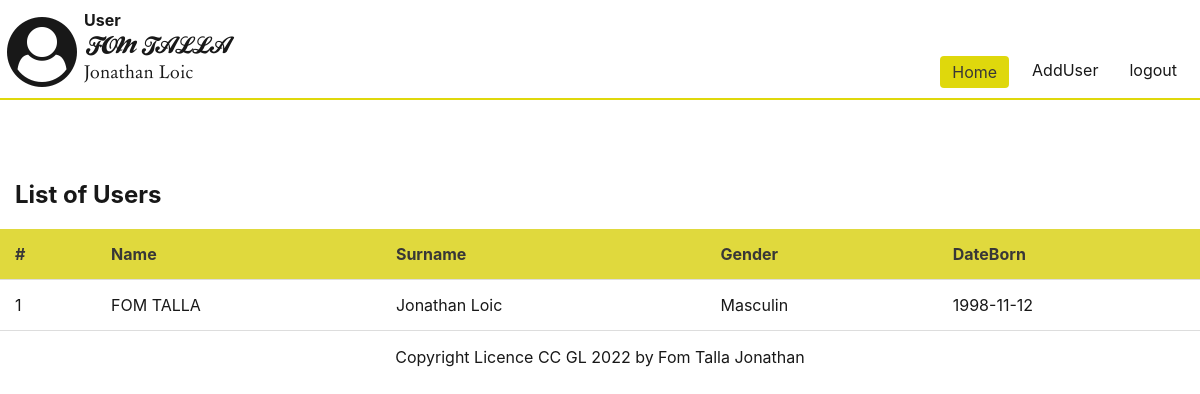
Page /?app=home (signed in) on the committed database.
### tables this page shows
CREATE TABLE IF NOT EXISTS `users` (
  `id` int NOT NULL AUTO_INCREMENT,
  `login` varchar(255) DEFAULT NULL,
  `password` varchar(50) DEFAULT NULL,
  `name` varchar(255) DEFAULT NULL,
  `surname` varchar(255) DEFAULT NULL,
  `datenaiss` date DEFAULT NULL,
  `gender` varchar(255) DEFAULT NULL,
  PRIMARY KEY (`id`),
  UNIQUE KEY `password` (`password`)
);

### index.php (called while the page is built, shortened)
<?php
    include 'init.php';
    include $apps_path['commons'].'/models/User.php';
    require $apps_path['commons'].'/Link.php';
    $user= new User();
    $link = new Link();
    $content = $apps_path['incs'].'/login.php';
    $app = $_REQUEST['app'];
    if (isset($app)) {
        if($_SESSION['user'])
        {
             $fn = $apps_path['incs'].'/'.$app.'.php';
            if (file_exists($fn)) {
                $content = $fn;
            }else{
                $content = $apps_path['incs'].'/error.php';
            }
        }
        else
        {
            $link->errorLink();
        }
    }
    include $apps_path['incs'].'/header.php';
    include $apps_path['incs'].'/nav.php';
    include $content;
    include $apps_path['incs'].'/footer.php';
?>

### config.php (called while the page is built, shortened)
<?php
$core_config['db']['type'] = 'mysql';
$core_config['db']['host'] = 'localhost';
$core_config['db']['port'] = '#DBPORT#';
$core_config['db']['user'] = 'root';
$core_config['db']['pass'] = '';
$core_config['db']['name'] = 'userdata';
$core_config['db']['charset'] = 'utf8';
$core_config['smtp']['relm'] = '';
$core_config['smtp']['user'] = 'willemepapendj@gmail.com';
$core_config['smtp']['pass'] = '';
$core_config['smtp']['host'] = 'smtp.gmail.com';
$core_config['smtp']['port'] = '25';
$core_config['logstate']	= 2;
$core_config['logfile']		= 'reservation.log';
$core_config['logaudit']	= true;
$core_config['logauditfile']	= 'audit.log';
$core_config['ishttps']	= false;
$core_config['webservices_username']	= true;
?>

### init.php (called while the page is built, shortened)
<?php
include "config.php";
$core_config['daemon_process'] = $DAEMON_PROCESS;
$c_php_self = $_SERVER['PHP_SELF'];
$c_http_host = $_SERVER['HTTP_HOST'];
$http_path['base']        = ( $core_config['ishttps'] ? "https://" : "http://" ).$c_http_host.( dirname($c_php_self)=='/' ? '/' : dirname($c_php_self) );
$http_path['libs']	= $http_path['base'].'/lib';
$http_path['api']	= $http_path['base'].'/api';
$http_path['incs']	= $http_path['base'].'/inc';
$http_path['commons']	= $http_path['base'].'/commons';
?>

### commons/Link.php (called while the page is built, shortened)
<?php
        class Link{
                private $home;
                private $adduser;
                private $logout;
                private $linkActive;
                public function __construct($home="Home", $adduser="AddUser", $logout="logout"){
                        $this->home    = $home;
                        $this->adduser   = $adduser;
                        $this->logout   = $logout;
                        $this->linkActive= $_REQUEST['app'];
                }
                public static function linkComposer($link)
                {
                    if($link)
                    {
                        return _HTTP_PATH_BASE_.'/?app='.strtolower(str_replace(' ', '', $link));
                    }
                    else
                    {
                        return _HTTP_PATH_BASE_;
                    }
                }
                public function getHome(){
                    return  $this->home;
                }
                public function getAdduser(){
                    return  $this->adduser;
                }
                public function getLogout(){
                    return  $this->logout;
                }
                 public function getLinkActive(){
                    return  $this->linkActive;
                }
        }
?>

### commons/models/User.php (called while the page is built, shortened)
<?php
class User
{
    private $con;
    public function setcon($con)
    {
        $this->con=$con;
    }
    public  function read()
    {
        try {
            $req= "SELECT * FROM users";
            $stn=$this->con->prepare($req);
            if($stn->execute())
            {
                $result=$stn->fetchAll(PDO::FETCH_OBJ);
                return $result;
            }
            else
            {
                return false;
            }
        } catch (\PDOException $th) {
            return 'error';
        }
    }
}

### inc/home.php (the view, shortened to what this page needs)
<div class="home">
    <div class="home-title">
            <h2>List of Users</h2>
    </div>
    <div class="home-content">
        <div class="table">
                <div class="table-user">
                     <table>
                            <thead>
                                <tr>
                                    <th>#</th>
                                    <th>Name</th>
                                    <th>Surname</th>
                                    <th>Gender</th>
                                    <th>DateBorn</th>
                                </tr>
                            </thead>
                            <tbody>
                                <?php
                                    $i=1;
                                    foreach($user->read() as $key=>$value)
                                    {
                                        $sexe=$value->gender=='F'?"Feminin":"Masculin";
                                        echo '<tr>'.
                                            '<td>'.$i.'</td>'.
                                            '<td>'.$value->name.'</td>'.
                                            '<td>'.$value->surname.'</td>'.
                                            '<td>'.$sexe.'</td>'.
                                            '<td>'.$value->datenaiss.'</td>';
                                            $i++;
                                    }
                                ?>
                            </tbody>
                     </table>
                </div>
        </div>
    </div>
</div>

### inc/header.php (shortened to what this page needs)
<!DOCTYPE html>
<html>
    <head>
        <link rel="stylesheet" href="<?=$http_path['base']?>/css/style.css" />
         <link rel="stylesheet" href="<?=$http_path['base']?>/css/bases.css" />
          <link rel="stylesheet" href="<?=$http_path['base']?>/css/font-awesome/css/font-awesome.min.css" />
    </head>
    <div id="bloc_page">
        <?php if($app){ ?>
            <header>
                    <div id="main_title">
                        <div id="logo">
                            <i class="fa fa-user-circle" style="font-size:70px;margin:7px"></i>
                            <div>
                                <span class="titleUser">User</span>
                                <h1><?=$_SESSION['user']['name']?></h1>
                                <h2><?=$_SESSION['user']['surname']?></h2>
                            </div>
                        </div>
                    </div>
                <?php } ?>
    <body>

### inc/nav.php
<?php if($app){ ?>
<nav>
    <ul>
        <li><a href="<?=Link::linkComposer($link->getHome())?>" class="nav-link>"  id="<?= ($link->getLinkActive()==strtolower(str_replace(' ', '', 'home')))?'activeLink':'activeLink';?>"><?=$link->getHome();?></a></li>
        <li><a href="<?=Link::linkComposer($link->getAdduser())?>" class="nav-link" id="<?= ($link->getLinkActive()==strtolower(str_replace(' ', '', 'adduser')))?'activeLink':'';?>"><?=$link->getAdduser();?></a></li>
        <li><a href="<?=Link::linkComposer($link->getLogout())?>" class="nav-link" id="<?= ($link->getLinkActive()==strtolower(str_replace(' ', '', 'logout')))?'activeLink':'';?>"><?=$link->getLogout();?></a></li>
    </ul>
</nav>
</header>
<div style="border:1px solid #dfd80c;" class="separator"></div>
<?php } ?>

### inc/footer.php
		    <div><p style="text-align:center;">Copyright Licence CC GL 2022 by Fom Talla Jonathan</p></div>
      </div>
    </body>
</html>

### css/style.css (style rules this page uses)
.table .table-user table { width: 100%; text-align: center; border-collapse: collapse; }
th,td { padding: 15px; text-align: left; border-bottom: 1px solid #ddd; }
th { background-color: #d7ce00c2;; color:#383737; }
.home { margin-top: 80px; }
.home h2 { margin-left:15px }

### css/bases.css (style rules this page uses)
html,body { margin: 0; padding:0; }
body { color: #181818; font-family: -apple-system, BlinkMacSystemFont, "Segoe UI", Roboto, Helvetica, Arial, sans-serif, "Apple Color Emoji", "Segoe UI Emoji", "Segoe UI Symbol"; font-size: 1rem; font-weight: 400; }
#bloc_page { width: 100%; margin: auto; }
nav a { padding-right: .5rem; padding-left: .5rem; }
header { display: flex; justify-content: space-between; align-items: flex-end; margin-top: 10px; }
#main_title { display: flex; flex-direction: column; }
#logo { display: flex; flex-direction: row; }
header .titleUser { font-weight: bolder; }
header h1 { font-family: 'BallparkWeiner', serif; font-size: 1.5em; font-weight: normal; margin: 5px 0 0 2px; }
header h2 { font-family: Dayrom, serif; font-size: 1.1em; margin-top: 0px; font-weight: normal; }
nav ul { list-style-type: none; display: flex; }
nav li { margin-right: 15px; }
nav a { font-size: 1em; color: #181818; padding-bottom: 3px; text-decoration: none; }
#activeLink { padding: .375rem .75rem; border-radius: .25rem; vertical-align: middle; cursor: pointer; background-color: #dfd80c; color:rgb(56, 55, 55); }

### rows in the picture
users: name "FOM TALLA", surname "Jonathan Loic", gender "Masculin", datenaiss "1998-11-12"

### other values in the picture
$_SESSION['user']['name'] "FOM TALLA"
$_SESSION['user']['surname'] "Jonathan Loic"
$link->getHome() "Home"
$link->getAdduser() "AddUser"
$link->getLogout() "logout"
